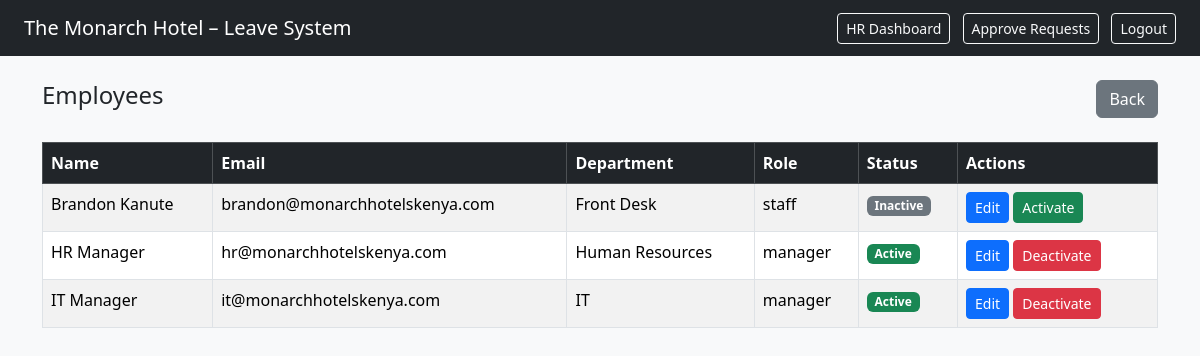
Screenshot of /users (signed in) with the database file from the repository.
### app.py (models this page shows)
class User(UserMixin, db.Model):
    id = db.Column(db.Integer, primary_key=True)
    username = db.Column(db.String(150))
    email = db.Column(db.String(150), unique=True)
    password = db.Column(db.String(150), nullable=False)
    role = db.Column(db.String(50), nullable=False, default='staff')  # 'staff' or 'manager'
    department = db.Column(db.String(100))
    leave_balance= db.Column(db.Integer, default=21)  # Default leave balance
    active = db.Column(db.Boolean, default=True)

### app.py (the view)
@app.route('/users')
@login_required
def hr_users():
    if current_user.role != 'manager':
        flash('Access denied')
        return redirect(url_for('dashboard'))
    users = User.query.order_by(User.department, User.username).all()
    return render_template('hr_users.html', users=users)

### app.py (called while the page is built)
@login_manager.user_loader
def load_user(user_id):
    return User.query.get(int(user_id))

### templates/hr_users.html
{% extends 'base.html' %}
{% block content %}
<div class="d-flex justify-content-between align-items-center mb-4">
    <h4>Employees</h4>
    <a href="{{ url_for('hr_dashboard') }}" class="btn btn-secondary">Back</a>
</div>
<table class="table table-bordered table-striped bg-white">
    <thead class="table-dark">
        <tr>
            <th>Name</th>
            <th>Email</th>
            <th>Department</th>
            <th>Role</th>
            <th>Status</th>
            <th width="200">Actions</th>
        </tr>
    </thead>
    <tbody>
        {% for user in users %}
        <tr>
            <td>{{ user.username }}</td>
            <td>{{ user.email }}</td>
            <td>{{ user.department }}</td>
            <td>{{ user.role }}</td>
            <td>
                {% if user.active %}
                    <span class="badge bg-success">Active</span>
                {% else %}
                    <span class="badge bg-secondary">Inactive</span>
                {% endif %}
            </td>
            <td>
                <a href="{{ url_for('edit_user', user_id=user.id) }}"
                   class="btn btn-sm btn-primary">Edit</a>
                {% if user.active %}
                <a href="{{ url_for('deactivate_user', user_id=user.id) }}"
                   class="btn btn-sm btn-danger"
                   onclick="return confirm('Deactivate this user?')">
                   Deactivate
                </a>
                {% else %}
                <a href="{{ url_for('activate_user', user_id=user.id) }}"
                   class="btn btn-sm btn-success">
                   Activate
                </a>
                {% endif %}
            </td>
        </tr>
        {% endfor %}
    </tbody>
</table>
{% endblock %}

### templates/base.html (shortened to what this page needs)
<!DOCTYPE html>
<html lang="en">
<head>
    <link href="https://cdn.jsdelivr.net/npm/bootstrap@5.3.2/dist/css/bootstrap.min.css" rel="stylesheet">
</head>
<body class="bg-light">
<nav class="navbar navbar-dark bg-dark px-4 mb-4">
    <span class="navbar-brand">The Monarch Hotel – Leave System</span>
    {% if current_user.is_authenticated %}
        <div>
            {% if current_user.role == 'manager' %}
                <a href="{{ url_for('hr_dashboard') }}" class="btn btn-sm btn-outline-light me-2">HR Dashboard</a>
                <a href="{{ url_for('hr_panel') }}" class="btn btn-sm btn-outline-light me-2">Approve Requests</a>
            {% else %}
                <a href="{{ url_for('dashboard') }}" class="btn btn-sm btn-outline-light me-2">Dashboard</a>
            {% endif %}
            <a href="{{ url_for('logout') }}" class="btn btn-sm btn-outline-light">Logout</a>
        </div>
    {% endif %}
</nav>
<div class="container mt-4">
    {% block content %}{% endblock %}
</div>
</body>
</html>

### rows the page displays
User: username "Brandon Kanute", email "brandon@monarchhotelskenya.com", department "Front Desk", role "staff", active "Inactive"
User: username "HR Manager", email "hr@monarchhotelskenya.com", department "Human Resources", role "manager", active "Active"
User: username "IT Manager", email "it@monarchhotelskenya.com", department "IT", role "manager", active "Active"
